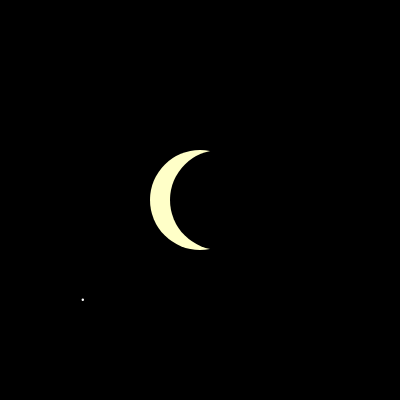
Frame 1 (no input)
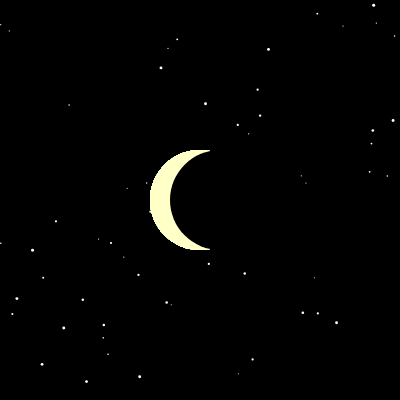
Frame 60 (no input)
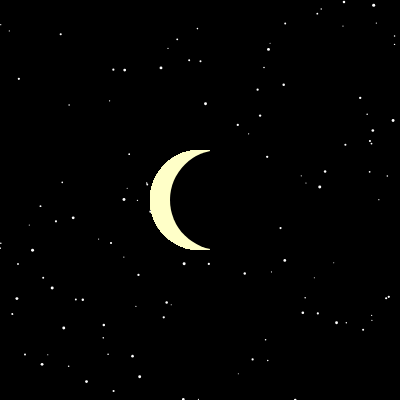
Frame 120 (the mouse pressed at the canvas centre since frame 60)

The p5.js sketch that drew these frames (run headless with seeded random() and noise() and a simulated clock; from frame 60 on, the mouse is pressed at the canvas centre):

// p5.js sketch
// ── sketch.js
function setup() {
    createCanvas(400, 400);
    background(0);
    //noLoop(); // só desenha uma vez
}

function draw() {
    estrelasBrancas()
    estrelasPretas()
    lua()
}

function estrelasBrancas() {
    // estrelas
    stroke(255);
    strokeWeight(random(1, 3));
    point(random(width), random(height));
}

function estrelasPretas() {
    // estrelas
    stroke(0);
    strokeWeight(random(1, 3));
    point(random(width), random(height));
}

function lua() {
    // lua cheia
    fill(255, 255, 200); // cor da lua
    noStroke();
    circle(width / 2, height / 2, 100);

    // sombra para criar lua crescente
    fill(0); // mesma cor do fundo
    circle(width / 2 + 20, height / 2, 100);

}
// ── style.css
/* * {
    margin:0;
    padding: 0;
    box-sizing: border-box;
} */
